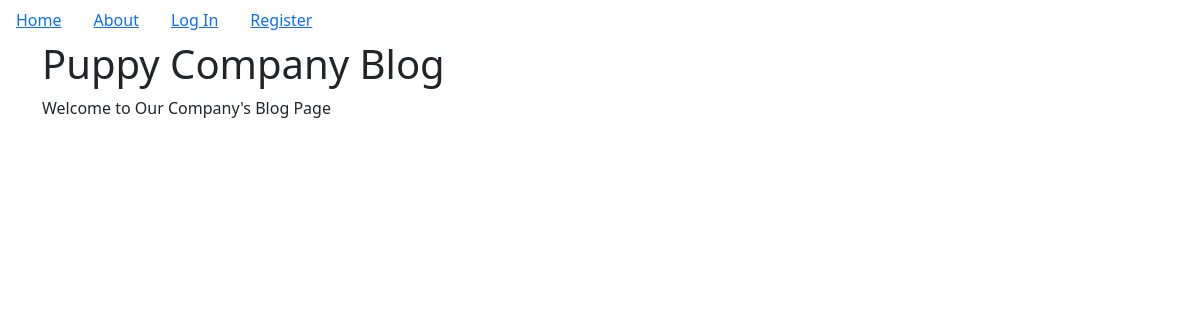
Before: / with the older database file.
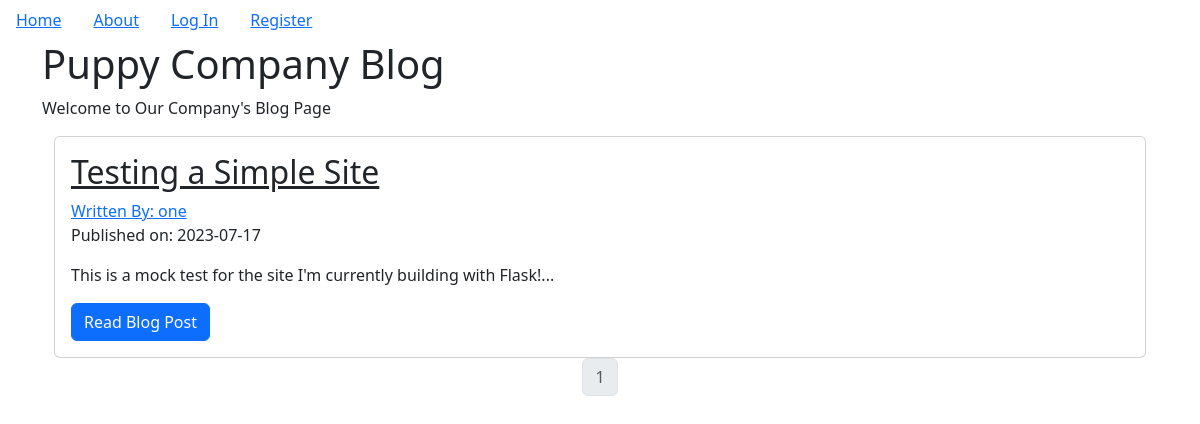
After: the same page with the newer database file.
### petcompanyblog/models.py (models this page shows, shortened)
class BlogPost(db.Model):
    users = db.relationship(User)
    id = db.Column(db.Integer, primary_key=True)
    user_id = db.Column(db.Integer, db.ForeignKey('users.id'), nullable=False)
    date = db.Column(db.DateTime, nullable=False, default = datetime.utcnow)
    title = db.Column(db.String(140), nullable=False)
    text = db.Column(db.Text, nullable=False)

class User(db.Model, UserMixin):
    __tablename__ = 'users'
    id = db.Column(db.Integer, primary_key=True)
    profile_image = db.Column(db.String(64), nullable=False, default='default_profile.png')
    email = db.Column(db.String(64), unique=True, index=True)
    username = db.Column(db.String(64), unique=True, index=True)
    password_hash = db.Column(db.String(128))
    posts = db.relationship('BlogPost', backref='author', lazy=True)

### petcompanyblog/core/views.py (the view)
@core.route('/')
def index():
    page = request.args.get('page', 1, type=int)
    blog_posts = BlogPost.query.order_by(BlogPost.date.desc()).paginate(page=page, per_page=5)
    return render_template('index.html', blog_posts=blog_posts)

### petcompanyblog/templates/index.html (shortened to what this page needs)
{% extends "base.html" %}
{% block content %}
  <div class="jumbotron">
    <h1>Puppy Company Blog</h1>
    <p>Welcome to Our Company's Blog Page</p>
  </div>
  <div class="container">
    {% for post in blog_posts.items %}
    <div class="card" >
      <div class="card-body">
        <h2><a class="card-title" href="  {{ url_for('blog_posts.blog_post', blog_post_id=post.id) }}">{{ post.title }}</a></h2>
        <a href="{{ url_for('users.user_posts', username=post.author.username) }}">Written By: {{ post.author.username }}</a>
        <p>Published on: {{ post.date.strftime('%Y-%m-%d') }}</p>
        <p class="card-text">{{ post.text[:100] }}...</p>
        <a href="{{ url_for('blog_posts.blog_post', blog_post_id=post.id) }}" class="btn btn-primary">Read Blog Post</a>
      </div>
    </div>
   {% endfor %}
   <nav aria-label="Page navigation example">
     <ul class="pagination justify-content-center">
       {% for page_num in blog_posts.iter_pages(left_edge=1, right_edge=1, left_current=1, right_current=2) %}
          {% if blog_posts.page == page_num %}
          <li class="page-item disabled">
            <a class="page-link" href="{{ url_for('core.index', page=page_num) }}">{{ page_num }}</a></li>
          {% else %}
            <li class="page-item"><a class="page-link" href="{{ url_for('core.index', page=page_num) }}">{{ page_num }}</a></li>
          {% endif %}
      {% endfor %}
    </nav>
{% endblock %}

### petcompanyblog/templates/base.html (shortened to what this page needs)
<!DOCTYPE html>
<html>
    <head>
        <link href="https://cdn.jsdelivr.net/npm/bootstrap@5.3.0/dist/css/bootstrap.min.css" rel="stylesheet">
    </head>
    <body>
        <ul class="nav">
            <li class="nav-link"> <a href="{{url_for('core.index')}}">Home</a></li>
            <li class="nav-link"> <a href="{{url_for('core.info')}}">About</a></li>
            {% if current_user.is_authenticated %}
            <li class="nav-link"> <a href="{{url_for('users.logout')}}">Log Out</a></li>
            <li class="nav-link"> <a href="{{url_for('users.account')}}">Account</a></li>
            <li class="nav-link"> <a href="{{url_for('blog_post.create_post')}}">Create Post</a></li>
            {% else %}
            <li class="nav-link"> <a href="{{url_for('users.login')}}">Log In</a></li>
            <li class="nav-link"> <a href="{{url_for('users.register')}}">Register</a></li>
            {% endif %}
        </ul>
        <div class="container">
            {% block content %}
            {% endblock %}
        </div>
    </body>
</html>

Changed rows visible on the page:
added BlogPost: title "Testing a Simple Site", author.username "one", date "2023-07-17", text "This is a mock test for the site I'm currently building with Flask!"
Other visible differences:
new list line: "1"
